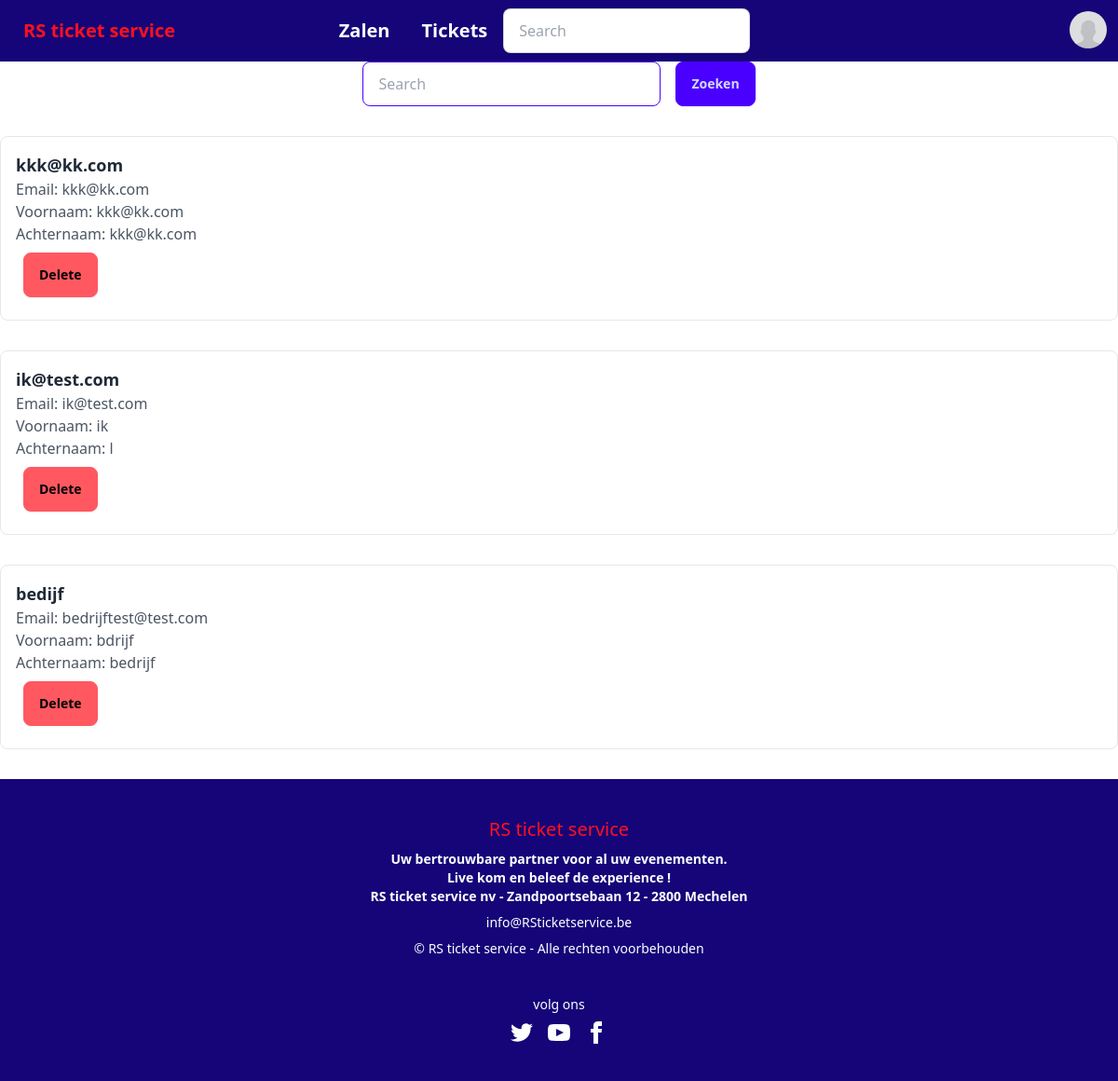
The page /profile/bedrijven-verwijderen.php (signed in) on the database as committed earlier.
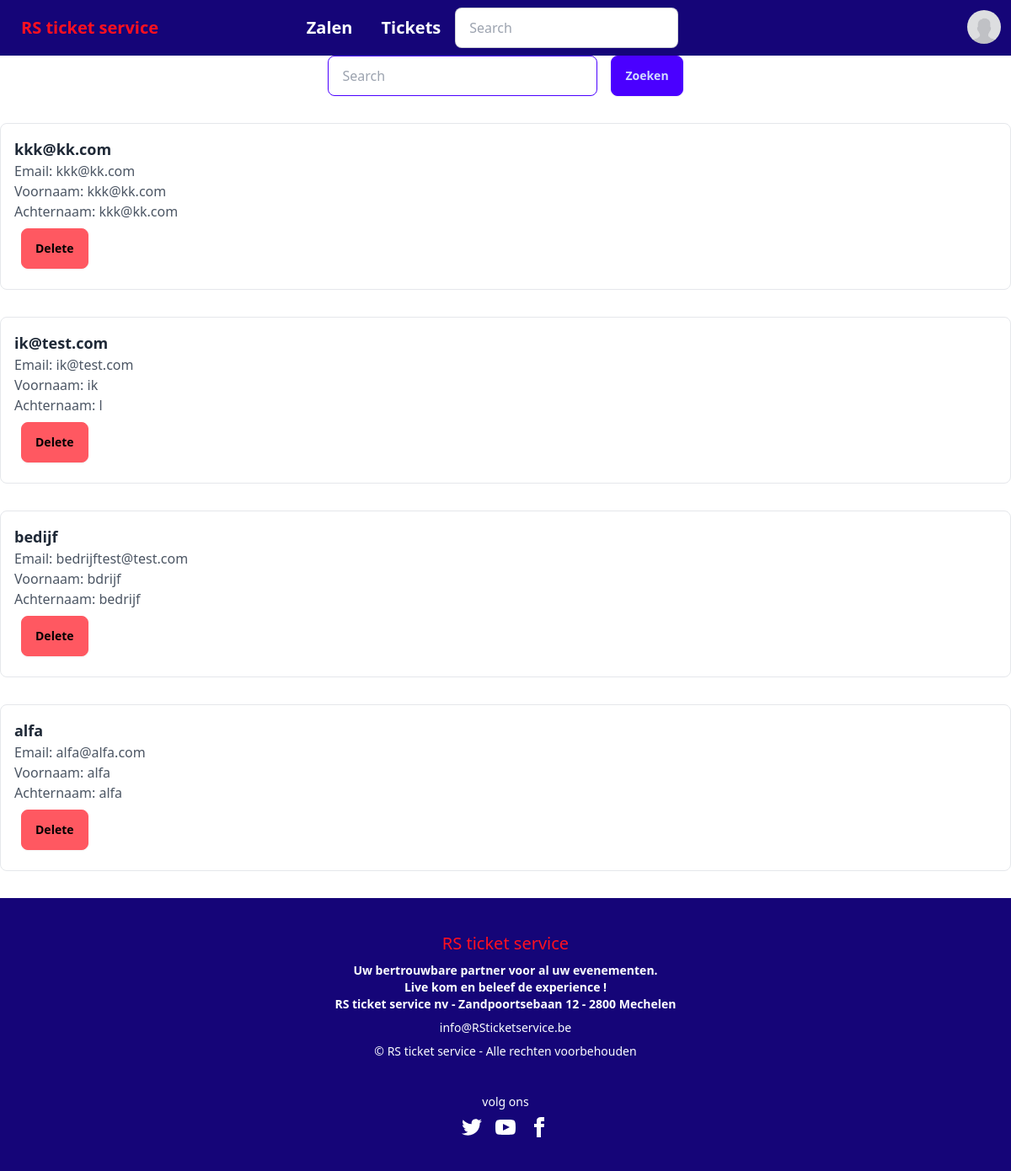
The same page on the database as committed later.
### tables this page shows
CREATE TABLE `users` (
  `id` int(11) NOT NULL,
  `username` varchar(50) NOT NULL,
  `email` varchar(100) NOT NULL,
  `password` varchar(100) NOT NULL,
  `firstname` varchar(50) NOT NULL,
  `lastname` varchar(50) NOT NULL,
  `function` int(11) NOT NULL,
  `profilePicture` text NOT NULL,
  `updatedAt` timestamp NOT NULL DEFAULT current_timestamp() ON UPDATE current_timestamp(),
  `createdAt` timestamp NOT NULL DEFAULT current_timestamp()
);

### functions/userfunctions.php (called while the page is built, shortened)
<?php
function getProfilePicture($mysqli, $gebruikerid) {
    $resultaat = $mysqli->query("SELECT profilePicture FROM users WHERE id= ".$gebruikerid."");
    return (($resultaat->num_rows == 0)?false:$resultaat->fetch_assoc());
}
?>

### profile/bedrijven-verwijderen.php (the view, shortened to what this page needs)
<?php
include $_SERVER['DOCUMENT_ROOT'] . "/components/navbar.php";
?>
<!DOCTYPE html>
<html>
<head>
</head>
<body>
  <?php
echo '
<div class="flex flex-col gap-8">
';
?>
<form action="/profile/bedrijven-verwijderen.php" class="flex flex-row justify-center gap-4">
  <div class="form-control w-full max-w-xs">
    <input type="text" name="search" placeholder="Search" class="input input-primary input-bordered">
  </div>
  <button class="btn btn-primary">Zoeken</button>
</form>
<?php
$mysqli = new mysqli('localhost', 'root', '', 'dbticketverkoop');
if (isset($_GET['search'])) {
  $searchTerm = $_GET['search'];
  $sql = "SELECT id, username, email, firstname, lastname FROM users WHERE function = 2 AND username LIKE ?";
  $stmt = $mysqli->prepare($sql);
  $param = "%{$searchTerm}%";
  $stmt->bind_param('s', $param);
} else {
  $sql = "SELECT id, username, email, firstname, lastname FROM users WHERE function = 2";
  $stmt = $mysqli->prepare($sql);
}
?>
<?php
$stmt->execute();
$result = $stmt->get_result();
$users = $result->fetch_all(MYSQLI_ASSOC);
if (count($users) > 0) {
  foreach ($users as $user) {
    echo "<div class='p-4 border rounded-lg'>";
    echo "<div class='user-info'>";
    echo "<h2 class='text-lg font-bold'>" . $user['username'] . "</h2>";
    echo "<div class='user-details'>";
    echo "<p class='text-gray-600'>Email: " . $user['email'] . "</p>";
    echo "<p class='text-gray-600'>Voornaam: " . $user['firstname'] . "</p>";
    echo "<p class='text-gray-600'>Achternaam: " . $user['lastname'] . "</p>";
    echo "</div>";
    echo "<form action='/profile/bedrijven-verwijderen.php' method='post'>";
    echo "<button class='btn btn-error m-2' type='submit'>Delete</button>";
    echo "</form>";
    echo "</div>";
    echo "</div>";
  }
} else {
  echo "<p>Geen bedrijven gevonden</p>";
  ?>
  <a href="../profile/bedrijven-verwijderen.php" >klik hier om terug te gaan</a>
  <?php
}
?>
</body>
</html>
<?php
include $_SERVER['DOCUMENT_ROOT'] . "/components/footer.php";
?>

### components/navbar.php (shortened to what this page needs)
<?php
include $_SERVER['DOCUMENT_ROOT'] . "/fetch/util.php";
include $_SERVER['DOCUMENT_ROOT'] . "/functions/userfunctions.php";
?>
<!DOCTYPE html>
<html>
<head>
    <link href="https://cdn.jsdelivr.net/npm/daisyui@4.4.2/dist/full.css" rel="stylesheet" type="text/css" />
    <script src="https://cdn.tailwindcss.com"></script>
</head>
<body>
<div class="navbar bg-[#150578]">
  <div class="flex-1 text-[#FF101F]">
    <a class="btn btn-ghost normal-case text-xl " href="../index.php">RS ticket service</a>
  </div>
  <div class="flex-auto text-[#FDFFFF]">
    <a class="btn btn-ghost normal-case text-xl " href="../main_page/zalen.php">Zalen</a>
    <a class="btn btn-ghost normal-case text-xl " href="../index.php">Tickets</a>
    <div class="form-control">
    <form action="/components/search.php" method="get" class="form-control w-full relative">
      <input type="text" name="search" placeholder="Search" class="input input-bordered w-24 md:w-auto" />
    </form>
    </div>
</div>
    <?php
   echo ' <div class="dropdown dropdown-end">';
   if (isset($_SESSION["user"])) {
       echo'
      <label tabindex="0" class="btn btn-ghost btn-circle avatar">
       <div class="w-10 rounded-full">';
        $gebruikersid = $_SESSION["gebruikersid"];
        $data = getProfilePicture($mysqli,$gebruikersid);
        foreach($data as $value){
        if (empty($value)) {
          echo '<img src="../img/accountPictures/no_profile_picture.jpg"/>';
        } else {
          echo '<img src="../img/accountPictures/'.$value.'"/>';
        }
      }
        echo'
        </div>
      </label>
      <ul tabindex="0" class="mt-3 z-[1] p-2 shadow menu menu-sm dropdown-content bg-base-100 rounded-box w-52">
        <li><a href="../profile/gegevens_aanpassen.php">Profiel</a>
        <li><a href="../profile/register.php">Registreren</a></li>
        <li><a href="../profile/logout.php">Uitloggen</a></li>';
        }
        ?>
      </ul>
    </div>
</div>
</body>
</html>

Rows that differ between the two databases and show on the page:
added users: username "alfa", email "alfa@alfa.com", firstname "alfa", lastname "alfa"
